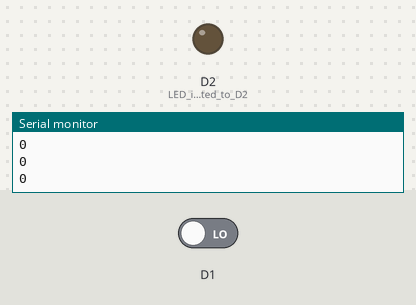
Bench run of a sketch on a simulated ESP8266 (NodeMCU). Shown: output pins drawn as LEDs (lit = HIGH), the last lines printed to the serial monitor. The test bench sets the inputs (shaded band); at power-on: D1 LOW.

Above: at 2.8 s.
2.9 s: D1 driven HIGH
At 3.6 s:
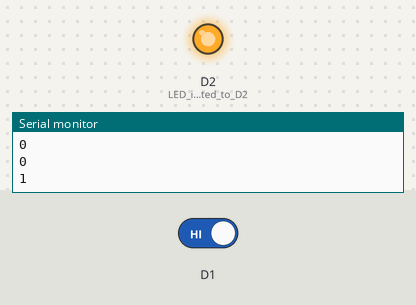
4.5 s: D1 driven LOW
At 6.3 s:
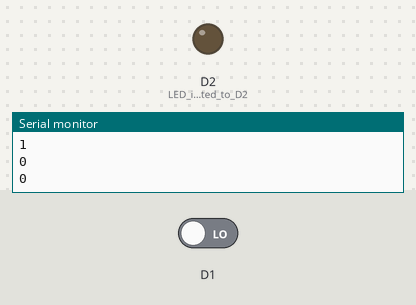
Timing chart, 0 to 7.8 s (numbered marks = the images above; inputs shaded):
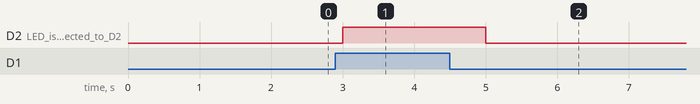

Measured:
- after the input at 2.9 s, D2 (LED_is_connected_to_D2): LOW → HIGH after 0.10 s
- after the input at 4.5 s, D2 (LED_is_connected_to_D2): HIGH → LOW after 0.50 s

The sketch:

02LDR.ino
```cpp
void setup()
{
pinMode(D1, INPUT);
Serial.begin(9600); // baud rate
pinMode(D2, OUTPUT); // LED is connected to D2
}
void loop()
{
int data = digitalRead(D1);
digitalWrite(D2, data);
Serial.println(data);
delay(1000);
}
```
